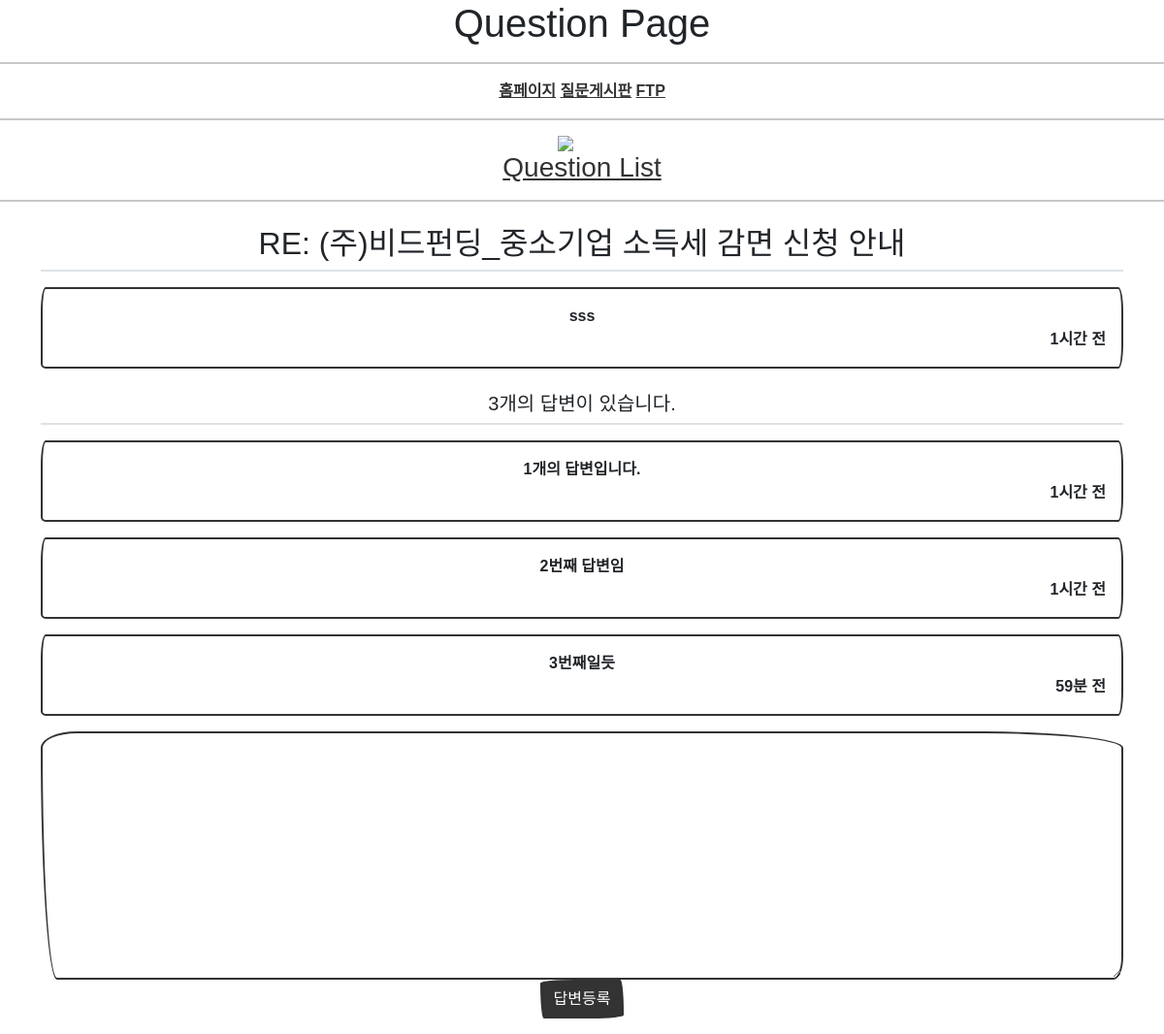
Screenshot of /question/detail/305/ with the database file from the repository.
### models.py (models this page shows)
class Question(db.Model):
    id = db.Column(db.Integer, primary_key=True)
    subject = db.Column(db.String(200), nullable=False)
    content = db.Column(db.Text(), nullable=False)
    create_date = db.Column(db.DateTime(), nullable=False)

class Answer(db.Model):
    id = db.Column(db.Integer, primary_key=True)
    question_id = db.Column(db.Integer, db.ForeignKey('question.id', ondelete='CASCADE'))
    question = db.relationship('Question', backref=db.backref('answer_set'))
    content = db.Column(db.Text(), nullable=False)
    create_date = db.Column(db.DateTime(), nullable=False)

### views/question_views.py (the view)
@bp.route('/detail/<int:question_id>/')
def detail(question_id):
    form = AnswerForm()
    question = Question.query.get_or_404(question_id)
    return render_template('question/question_detail.html', question=question, form=form)

### forms.py
class AnswerForm(FlaskForm):
    content = TextAreaField('내용', validators=[DataRequired('내용을 입력하세용.')])

### filter.py (called while the page is built)
def format_datetime(value, fmt='%m월 %d일'):
    now = datetime.now()
    time = now - value
    if time < timedelta(minutes=1):
        return '방금전'
    elif time < timedelta(hours=1):
        return str(int(time.seconds / 60)) + '분 전'
    elif time < timedelta(days=1):
        return str(int(time.seconds / 3600)) + '시간 전'
    elif time < timedelta(days=7):
        time = datetime.now().date() - value.date()
        return str(time.days) + '일 전'
    else:
        return value.strftime(fmt)

### templates/question/question_detail.html (shortened to what this page needs)
<!DOCTYPE html>
<html>
  <head>
      <link rel="stylesheet" href="{{ url_for('static', filename='bootstrap.min.css') }}">
      <link rel="stylesheet" type="text/css" href="https://cdn.jsdelivr.net/gh/moonspam/NanumSquare@1.0/nanumsquare.css">
  </head>
  <body>
  	<center>
	  <div>
  		<h1>Question Page</h1>
  		<hr width="100%" color="black"/>
  		<center>
			<a href="{{url_for('main.home_page')}}">홈페이지</a>
            <a href="{{url_for('question._list')}}">질문게시판</a>
            <a href="{{url_for('files.main_page')}}">FTP</a>
			<hr width="100%" color="black"/>
			<img src="{{ url_for('static',filename='images/aq.png') }}", width="50"
        	style="margin-left: auto; margin-right: auto; display: block;")/>
  			<h3><a href="{{url_for('question._list')}}">Question List</a></h3>
  		</center>
  		<hr width="100%" color="black"/>
	  </div>
  	</center>
  <center>
<div class="container my-3">
    <h2 class="border-bottom py-2">{{ question.subject }}</h2>
    <div class="card my-3">
        <div class="card-body">
            <div class="card-text" style="white-space: pre-line;">{{ question.content }}</div>
            <div class="d-flex justify-content-end">
                <div class="">
                    {{ question.create_date|datetime }}
                </div>
            </div>
        </div>
    </div>
    <h5 class="border-bottom my-3 py-2">{{ question.answer_set|length }}개의 답변이 있습니다.</h5>
    {% for answer in question.answer_set %}
    <div class="card my-3">
        <div class="card-body">
            <div class="card-text" style="white-space: pre-line;">{{ answer.content }}</div>
            <div class="d-flex justify-content-end">
                <div class="">
                    {{ answer.create_date|datetime }}
                </div>
            </div>
        </div>
    </div>
    {% endfor %}
    <form action="{{ url_for('answer.create', question_id=question.id) }}" method="post" class="my-3">
        <div class="form-group">
            <textarea name="content" id="content" class="form-control" rows="10"></textarea>
        </div>
        <input type="submit" value="답변등록" class="btn btn-primary">
    </form>
</div>
  </center>
  </body>
</html>

### templates/question/question_detail.html (style rules this page uses)
* { font-family: 'NanumSquare', sans-serif !important; }

### rows the page displays
Question: subject "RE: (주)비드펀딩_중소기업 소득세 감면 신청 안내", content "sss", create_date "1시간 전"
Answer: content "1개의 답변입니다.", create_date "1시간 전"
Answer: content "2번째 답변임", create_date "1시간 전"
Answer: content "3번째일듯", create_date "59분 전"

### other values shown
{{ question.answer_set|length }} "3"
